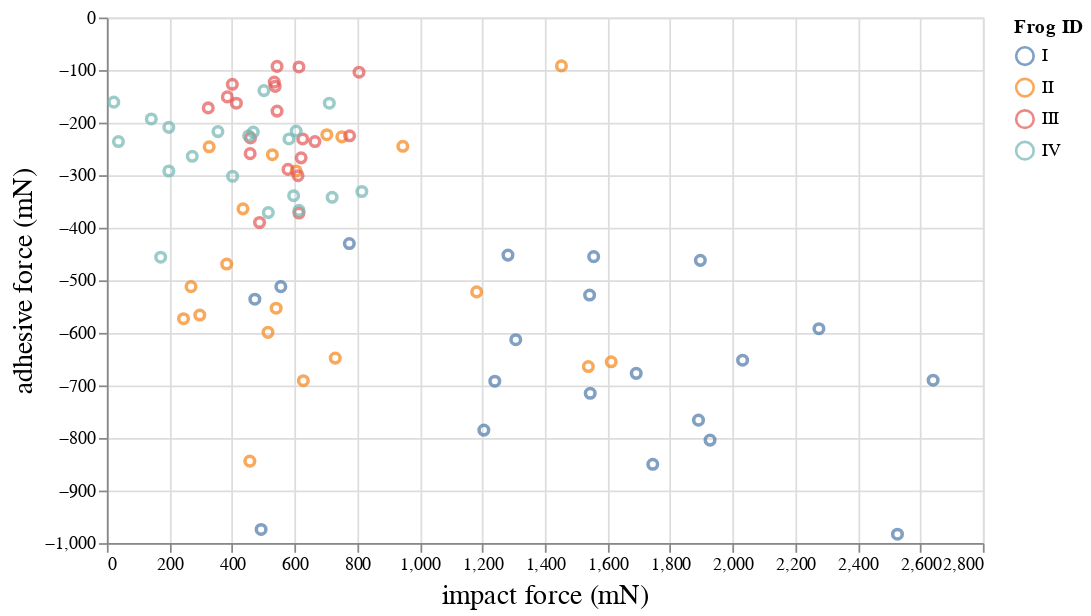

Notebook source saved alongside this figure:
### Code cell
chart.configure_view(
        height=300, width=500
    ).configure_axis(
        titleFontSize=16,
        titleFontWeight='normal'
    ).interactive()
